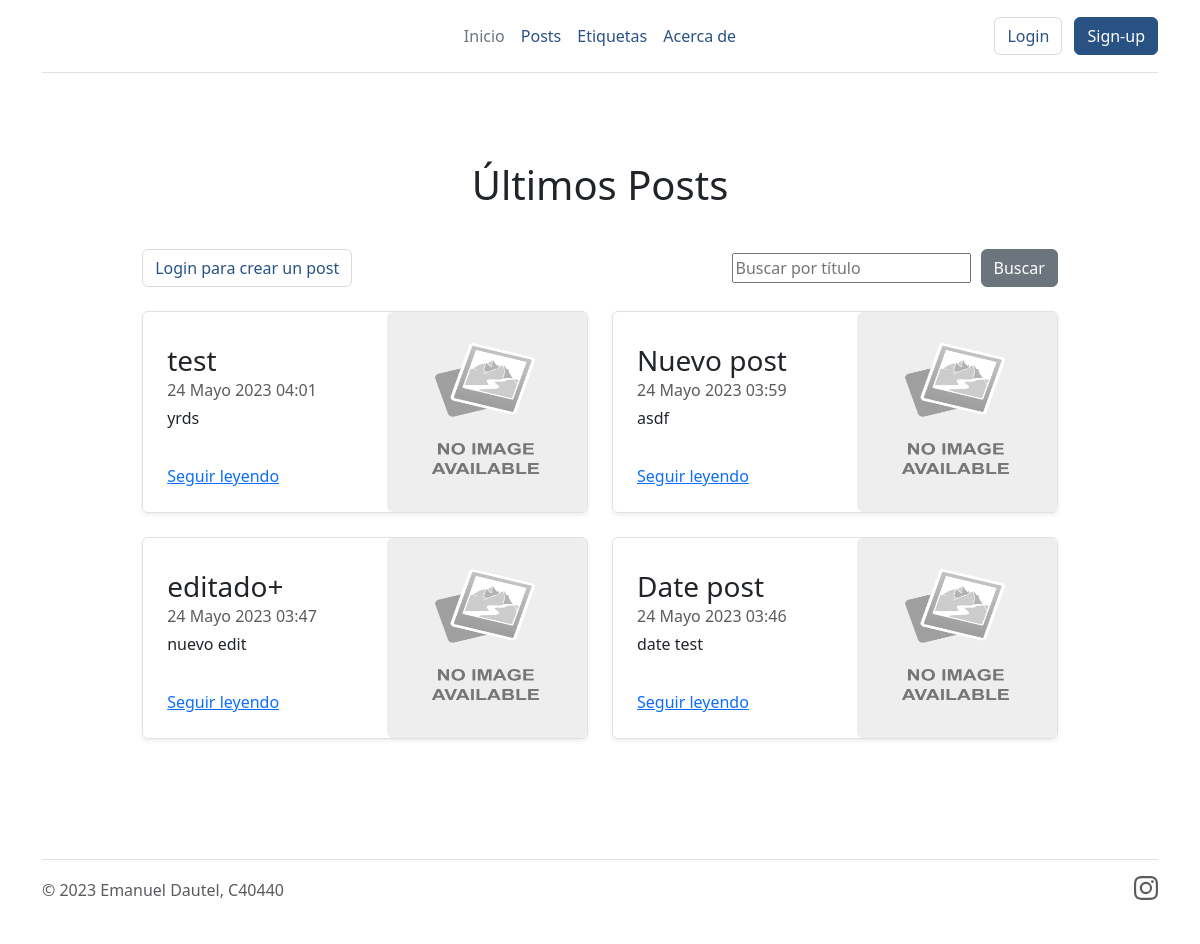
/posts/, run on an earlier commit of the app's database.
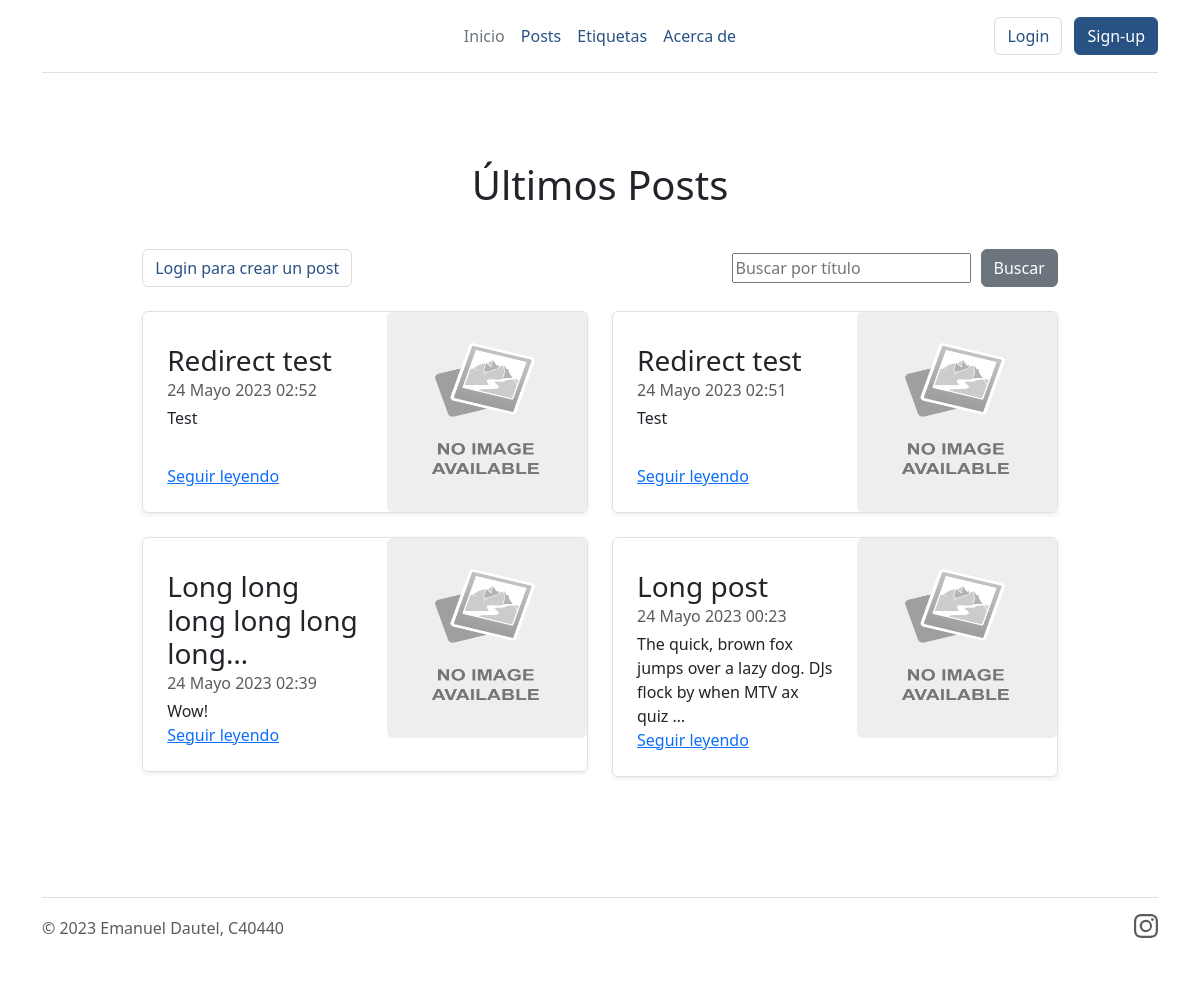
And on a later commit of the database.
### posts/models.py (models this page shows, shortened)
class Post(models.Model):
    titulo = models.CharField(max_length=256, validators=[MinLengthValidator(1)],)
    contenido = models.TextField(max_length=4000)
    imagenes = models.ImageField(upload_to=None, height_field=None, width_field=None, max_length=None)
    etiqueta = models.CharField(max_length=10, validators=[validate_slug])
    autor = models.ForeignKey(User, on_delete=models.CASCADE, null=True)
    fecha = models.DateTimeField(auto_now_add=True)
    fecha_mod = models.DateTimeField(null=True)

### posts/views.py (the view)
# urls.py: path('posts/', include('posts.urls')),
def posts(request):
    num_posts = 4  # Número de últimos objetos a mostrar
    posts = Post.objects.order_by('-fecha')[:num_posts]
    contexto = {'posts': posts}
    return render(
        request,
        'posts/posts.html',
        contexto
        )

### posts/templates/posts/posts.html (shortened to what this page needs)
{% extends "control_usuarios/base1.html" %}
{% load static %}
{% block contenido %}
<section class="container" style="max-width: 90%;">
    <div>
      <h1><p style="text-align:center">Últimos Posts</p></h1>
      <br>
      <div style="display: flex; align-items: center; justify-content: space-between;">
        {% if user.is_authenticated %}
          <button type="button" class="btn btn-primary" style="padding-left: 5% padding-top: 10%; text-align:left" onclick="window.location.href='{% url 'Crear Post' %}';">Crear Post</button>
        {% else %}
          <button type="button" class="btn btn-outline-primary me-2" style="padding-left: 5% padding-top: 10%; text-align:left" onclick="window.location.href='{% url 'Crear Post' %}?next={{ request.path|urlencode }}';">Login para crear un post</button>
        {% endif %}
        <form action="{% url 'Busqueda Post' %}" method="post" style="display: flex; align-items: center;">
            <input type="text" name="busqueda" placeholder="Buscar por título" style="margin-right: 10px;">
            <button class="btn btn-secondary" type="submit" value="Buscar">Buscar</button>
        </form>
      </div>
    </div>
    <br>
    <div class="row mb-2">
      {% if posts %}
        {% for post in posts %}
        <div class="col-md-6" title="{{ post.titulo }}">
          <div class="row g-0 border rounded overflow-hidden flex-md-row mb-4 shadow-sm h-md-250 position-relative">
            <div class="col p-4 d-flex flex-column position-static">
              <h3 class="mb-0">{{ post.titulo|truncatechars:30 }}</h3>
              {% if user.is_authenticated %}
                <div class="mb-1 text-body-secondary">{{ post.fecha }} por {{ post.autor }}</div>
              {% else %}
                <div class="mb-1 text-body-secondary">{{ post.fecha }}</div>
              {% endif %}
              <p class="card-text mb-auto">{{ post.contenido|truncatechars:75 }}</p>
              <a href="{% url 'detalle' post.id %}" class="stretched-link">Seguir leyendo</a>
            </div>
            <div class="col-auto d-none d-lg-block">
              {% if post.imagenes %}
                <img src="{{ post.imagenes.url }}" alt="Thumbnail" class="rounded float-end" width="200" height="200" preserveAspectRatio="xMidYMid slice">
              {% else %}
                <img src="{% static 'assets/img/default-thumbnail.png' %}" alt="Thumbnail" class="rounded float-end" width="200" height="200" preserveAspectRatio="xMidYMid slice">
              {% endif %}
            </div>
          </div>
        </div>
        {% endfor %}
      {% else %}
        <p style="text-align: center;"><i>No se encontraron resultados.</i></p>
      {% endif %}
      </div>
</section>
{% endblock contenido %}

What changed in the data, as far as the page shows it:
removed Post: titulo "test", fecha "24 Mayo 2023 04:01", contenido "yrds"
removed Post: titulo "Nuevo post", fecha "24 Mayo 2023 03:59", contenido "asdf"
removed Post: titulo "editado+", fecha "24 Mayo 2023 03:47", contenido "nuevo edit"
removed Post: titulo "Date post", fecha "24 Mayo 2023 03:46", contenido "date test"
now on this page (row unchanged): Post: titulo "Redirect test", fecha "24 Mayo 2023 02:52", contenido "Test"
now on this page (row unchanged): Post: titulo "Redirect test", fecha "24 Mayo 2023 02:51", contenido "Test"
now on this page (row unchanged): Post: titulo "Long long long long long long…", fecha "24 Mayo 2023 02:39", contenido "Wow!"
now on this page (row unchanged): Post: titulo "Long post", fecha "24 Mayo 2023 00:23", contenido "The quick, brown fox jumps over a lazy dog. DJs flock by when MTV ax quiz …"
